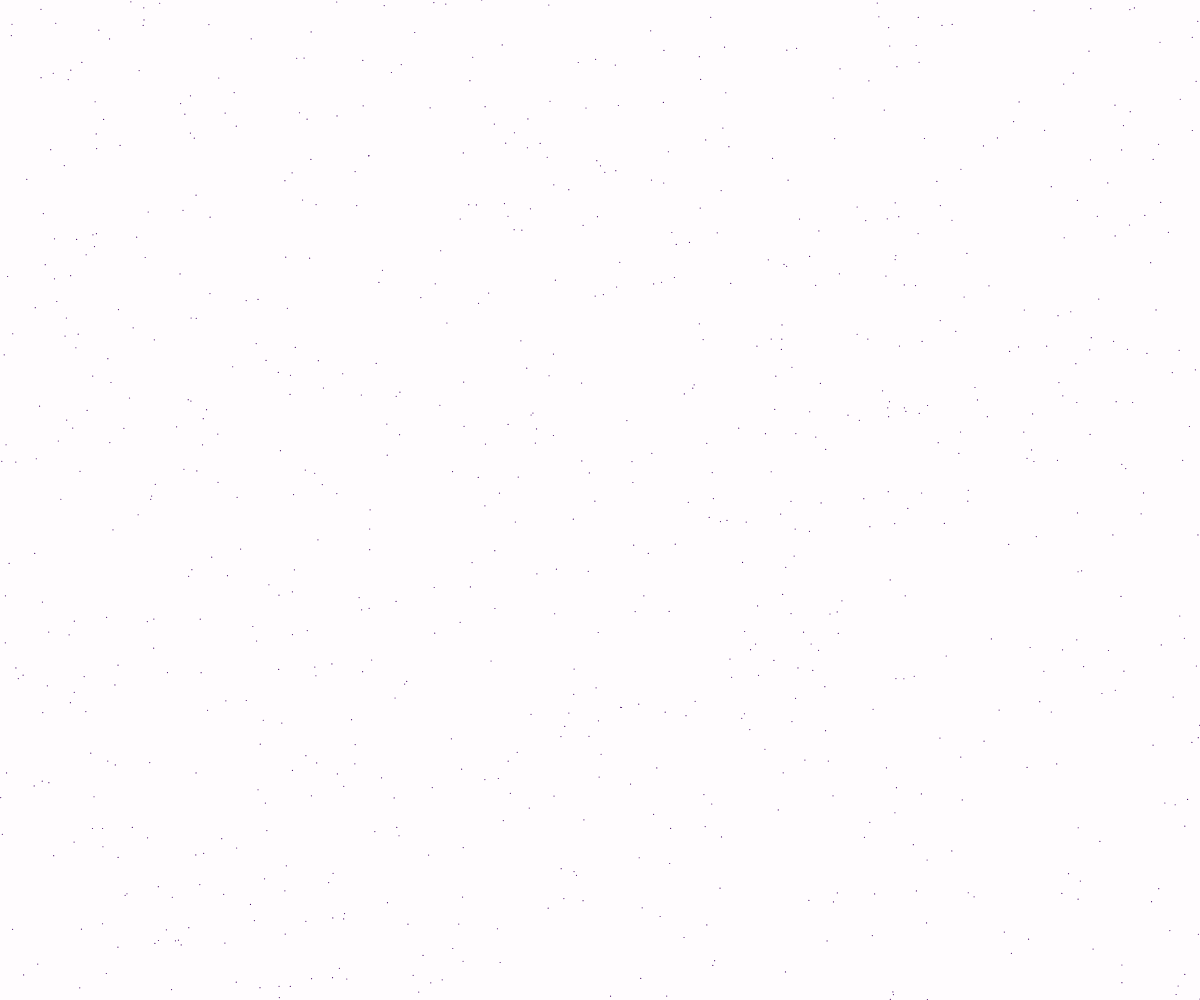
Frame 1 (no input)
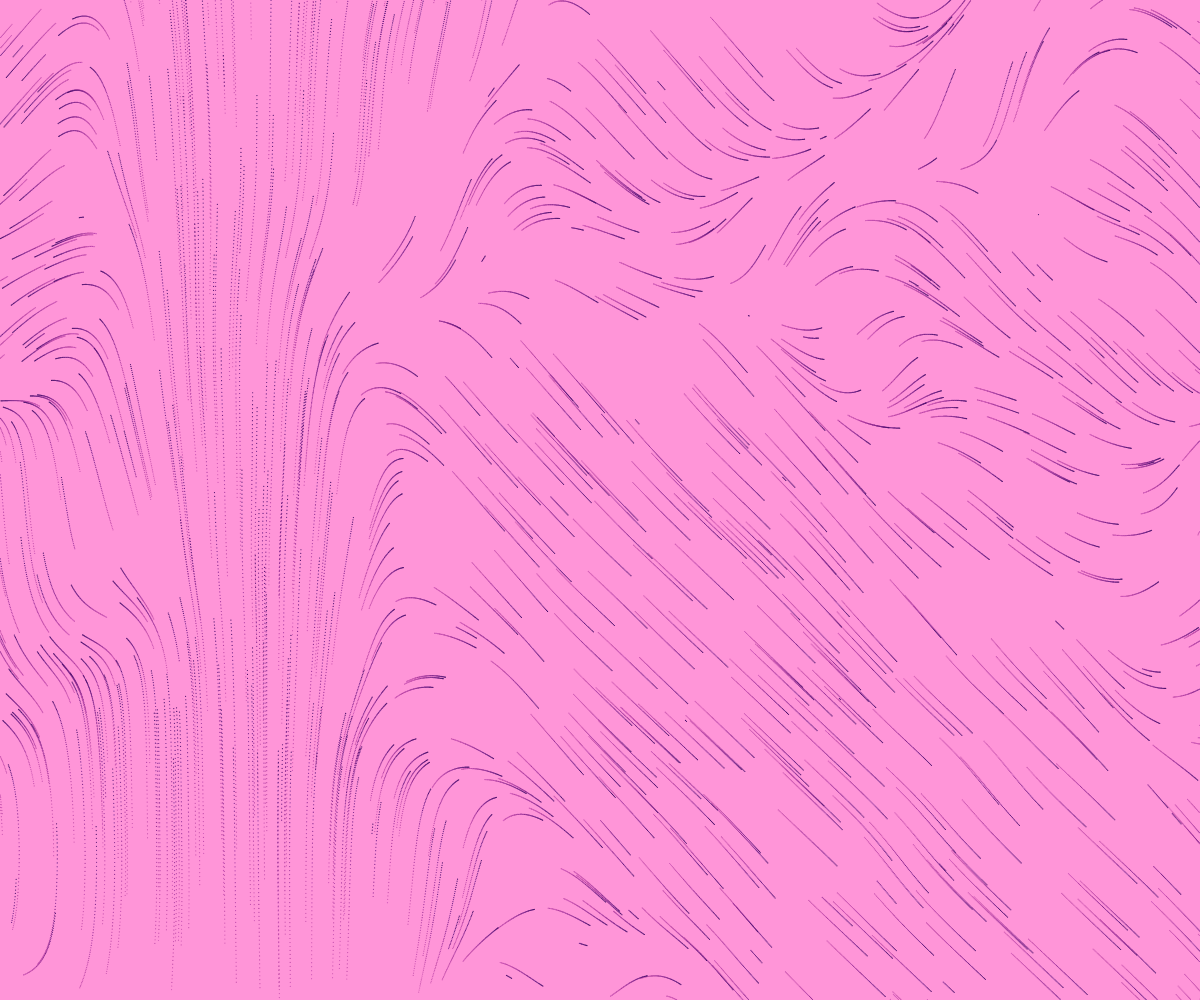
Frame 60 (no input)
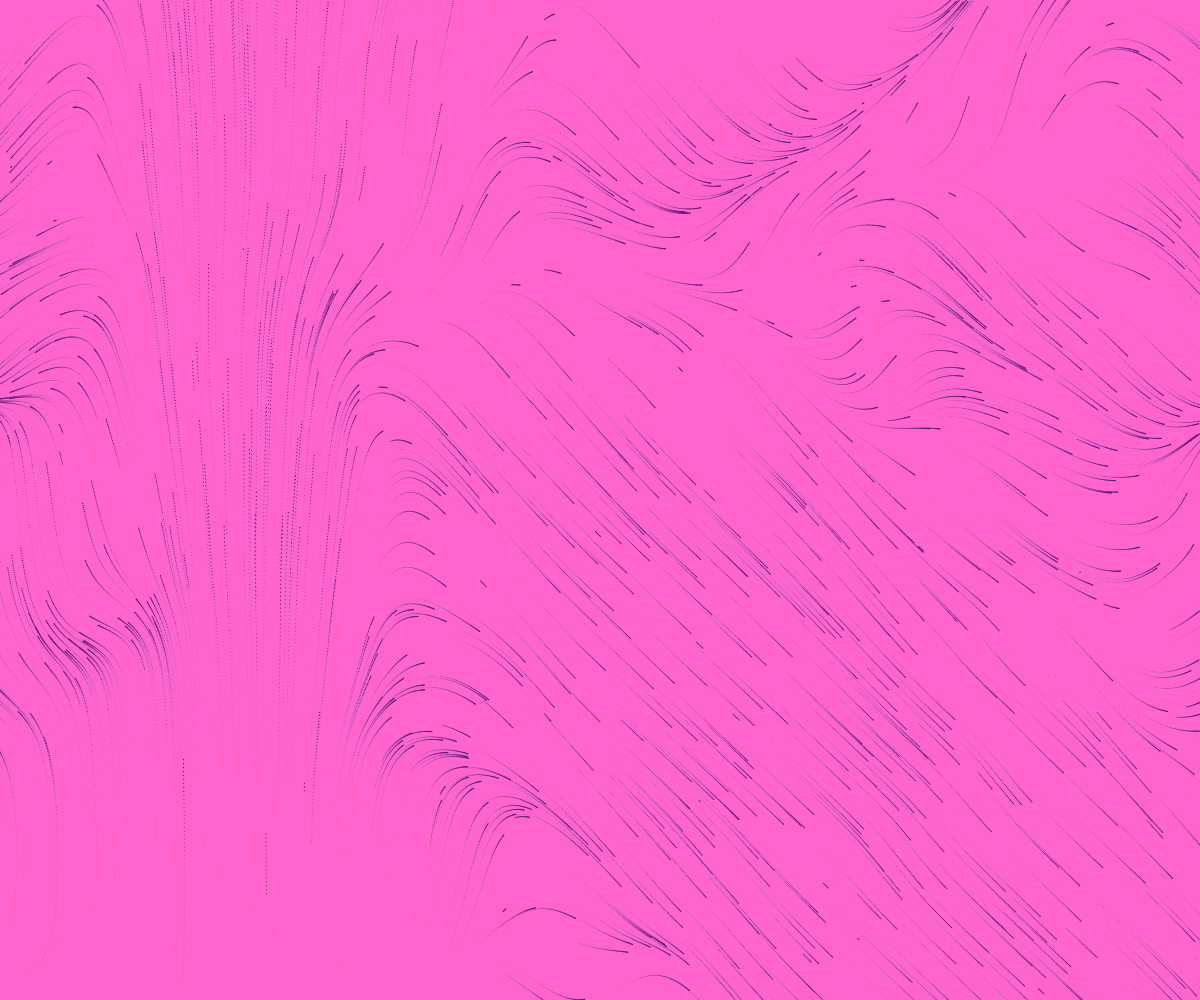
Frame 120 (the mouse pressed at the canvas centre since frame 60)

The p5.js sketch that drew these frames (run headless with seeded random() and noise() and a simulated clock; from frame 60 on, the mouse is pressed at the canvas centre):

// p5.js sketch
// ── sketch.js
//create an array called particles
let particles = [];
//a const named numOfParticles that will define how many particles there wil be
const numOfParticles = 800;
//the smoothness of perlin noise
const noiseScale = 0.001;

function setup() {
  createCanvas(windowWidth, windowHeight);
  // loop for "numOfParticles" amount of time
  //  each time push a vector with random width and height value into the particles array
  for(let i = 0; i < numOfParticles; i ++) {
    particles.push(createVector(random(width), random(height)));
    
  }
  //set the color of the vector
  stroke(70,12,104);
  strokeWeight(1.2)
  clear();
}

function draw() {
  //set the background for canvas
  background(245, 110, 179,5);
  // loop
  for(let i = 0; i < numOfParticles; i ++) {
    let particle = particles[i];
    // create a point with its width and height equals to the coordinate of the preexisting vector
    point(particle.x, particle.y);
    // create a noise value
    let n = noise(particle.x * noiseScale, particle.y * noiseScale, frameCount * noiseScale * noiseScale);
   
    // the direction that the point will be moving along
    let angle = TAU * n;
    direction(particle,angle)
    if(!onScreen(particle) ) {
      particle.x = random(width);
      particle.y = random(height);
    }
  }
  if(frameCount %180 ==0) {
    changeDirection()
    changeRGB()
  }

}

function direction(p,a) {
  //some really cool functions for reference: https://www.mzrg.com/math/graphs.shtml  
  // p.y -=sin(a)
  // p.x += cos(a);
    p.x += sin(a)
    p.y += cos(a)-2*cos(2*a)-cos(4*a)
   } 

// change the direction with 
function changeDirection() {
  noiseSeed(millis());
}

function changeRGB() {
  let r = random(255);
  let g = random(255);
  let b = random(255);
  stroke(r,g,b);
  background(r,g-120,b)
}
// check if the particle is still onscreen
function onScreen(v) {
  return v.x >= 0 && v.x <= width && v.y >= 0 && v.y <= height;
}
